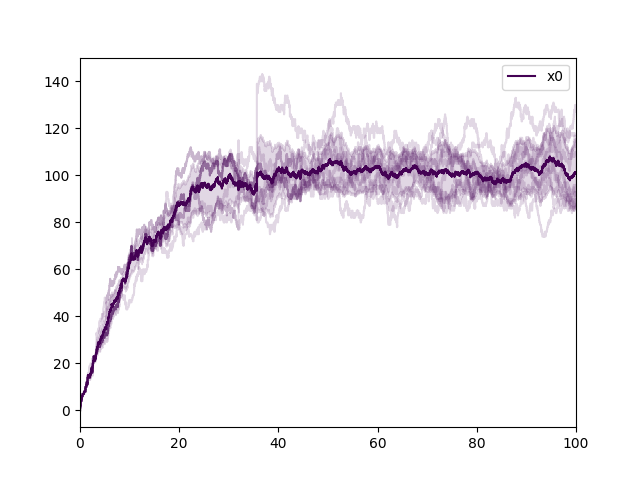

This figure's Python source:
import ssa
import numpy as np
import matplotlib.pyplot as plt


def run():
    reactants = np.array([[0], [1]])
    products = np.array([[1], [0]])

    x_names = "mRNA"

    t_max = 1e2
    x0 = np.array([0])
    k = np.array([10, 0.1])

    model = ssa.Model(reactants=reactants, products=products, t_max=t_max, x0=x0, k=k)
    result = model.simulate(n_reps=10)
    ssa.plot(result)

    plt.savefig("transcription.png")


run()
